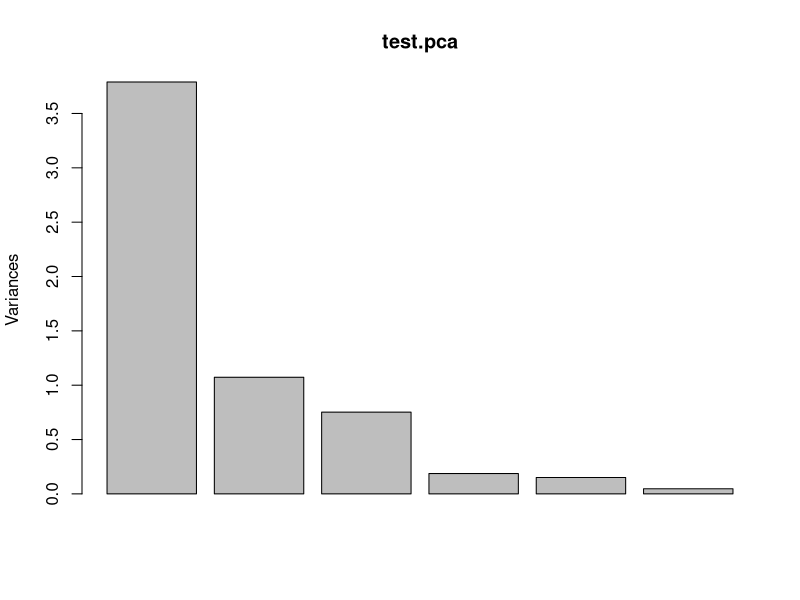
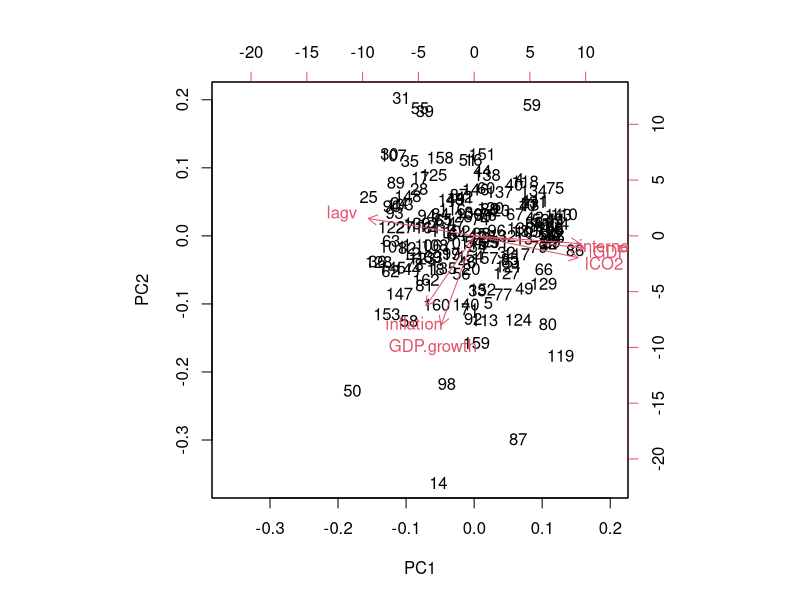
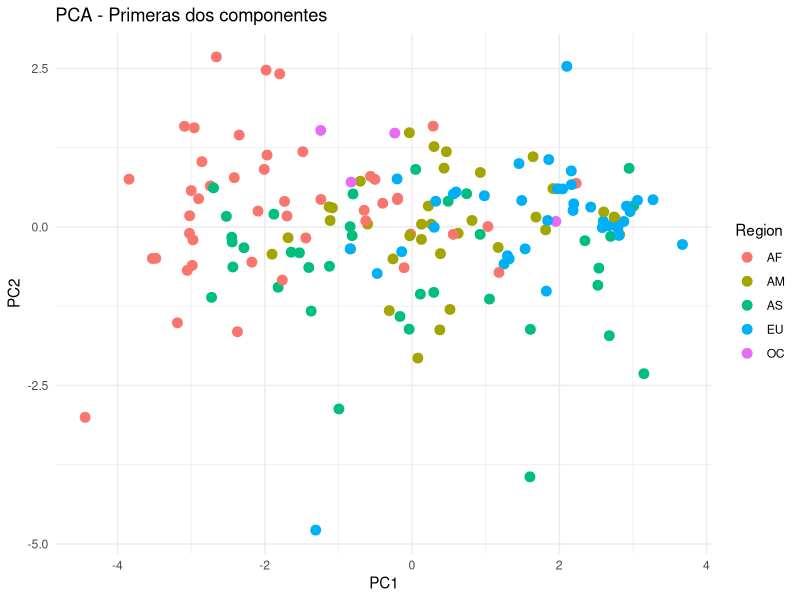

The R source for these figures, in order:
#importamos y observamos los csvos
csv <- read.csv("w2011.csv", sep = ";", dec=',', header = TRUE)
summary(csv)
str(csv)
head(csv)


# 1. Se desea predecir las emisiones de emisiones CO2 per cápita (lCO2), en función del resto
# de variables. Ajusta por el metodo de mínimos cuadrados el siguiente modelo de regresión
# múltiple: Y = β0 +β1X1 +β2X2 +β3X3 +β4X4 +β5X5 +β6X6 +ε donde: X1 = inflation;
# X2 = lGDPc; X3 = GDP.growth; X4 = internet y X5 = lagv

# a) Obtén los coeficientes estimados del modelo, así como intervalos de confianza al 95 %
# para los coeficientes del modelo. Calcula los valores ajustados del modelo y calcula la
# suma residual de cuadrados.

z <- lm(lCO2 ~ inflation + lGDPc + GDP.growth + internet + lagv, data = csv)

# COEFICIENTES
coef(z)

# COEFICIENTES MANUALES
X <- model.matrix(z)
n <- nrow(X);n
p <- ncol(X);p

XtXi <- solve(t(X) %*% X)
H <- X %*% XtXi %*% t(X)

y <- csv$lCO2
hbeta <- XtXi %*% t(X) %*% y
hbeta

# Los valores de internet, inflation y GDP.growth son muy pequeños, no deberían ser significantes.
# El valor de lGDPc es postivo y muy grande, indica que los paises ricos (con un alto PIB per cápita) tienen una mayor
# emisión de CO2 per cápita, lo que tendría sentido, ya que los países más pobres suelen contar con menor industria e
# infraestructura que siendo estos muy contaminantes. Un país plenamente dedicado a la ganadería y la agricultura, no
# debería tener tanta contaminación.
# Rl valor de lagv(% contribución de la Agricultura al PIB) sigue siendo importante y es negativo, esta relación no es
# tan fuerte, pero confirma lo dicho anteriormente, los países ricos suelen tener su economía basada principalmente en
# el sector secundario y terciario, los más pobres en el primario, como la agricultura,
# refuerza la conclusiones anteriores.

# SUMA RESIDUAL DE CUADRADOS
residuals(z) #obtenemos los residuos del problema
RSS <- sum(residuals(z)^2); RSS #suma residual de cuadrados

# SUMA DRESIDUAL DE CUADRADOS MANUAL
RSS <- t(y - X %*% hbeta) %*% (y - X %*% hbeta);RSS

# INTERVALOS DE CONFIANZA
confint(z)

# INTERVALOS DE CONFIANZA MANUALES
sigma2 <- RSS / (n - p)
sigma2

ET <- sqrt(rep(sigma2, length(diag(XtXi))) * diag(XtXi))
niv <- 0.95
t <- qt(1 - (1 - niv)/2, n - p)

betainf <- hbeta - t * ET #extremos inferiores de los intervalos de confianza para los coeficientes
betainf

betasup <- hbeta + t * ET #extremos superiores
betasup

# Estos valores representan el valor máximo y mínimo de cada una de las variables para el 95% de los datos, se toman los
# datos centrales, es decir, omitimos los 2,5% más bajos y más altos que suelen incluir valores más extremos.

# VALORES AJUSTADOS
fitted(z)

# VALORES AJUSTADOS MANUALES
yhat <- X %*% hbeta; yhat

# -------------------------------------------------------------------------------------------------------------------- #

# b) Calcula el valor del coeficiente de correlación de Pearson entre la variable respuesta Y
# y el predictor X1.

cor(csv$inflation, y = csv$lCO2, method = "pearson") #coeficiente de correlacion entre lCO2(y) y inflation(X1)

#La correlación es negativa, por lo que cuando la inflación es mayor hay una tendencia a que las emisiones de CO2 per cápita
# sean menores, aunque esta relación es débil.

# ∣r∣=0.215 -->  correlación débil
# Existe cierta asociación lineal negativa, no es fuerte ni dominante.

# La inflación tiene una ligera asociación inversa con las emisiones de CO₂ per cápita, pero es posiblemente
# no significativa o débilmente significativa.

# -------------------------------------------------------------------------------------------------------------------- #

# c) Define y calcula el coeficiente de correlación parcial entre X1 y X2, controlando por el
# resto de las variables explicativas.

#ajustamos el modelo lineal de inflation sobre las otras variables y calculamos los residuos
r_inf = residuals(lm(csv$inflation ~ csv$lCO2 + csv$GDP.growth + csv$internet + csv$lagv))
# ajustamos el modelo lineal de lGDPc sobre las mismas variables, obteniendo también los residuos
r_lGDPc = residuals(lm(csv$lGDPc ~ csv$lCO2 + csv$GDP.growth + csv$internet + csv$lagv))
#coeficiente de correlación entre los residuos de ambos ajustes
cor(r_inf, r_lGDPc) #-0.186524

# Podemos ver que el coeficiente es negativo, con lo que las conclusiones de una regresión múltiple coincidirían con
# las de una regresión múltiple para estas variables.
# El efecto de la inflación sobre el log de emisiones CO2 per cápita (lGDPc) es negativo.
# A mayor inflación menor será el log de emisiones CO2 per cápita.

# -------------------------------------------------------------------------------------------------------------------- #

# d) Considera un modelo reducido que contiene solo un subconjunto de las variables explicativas
# incluidas en el modelo completo. Formula y contrasta, mediante un test t, la
# hipótesis nula de que los coeficientes asociados a las variables excluidas son iguales a
# cero.

summary(z)

# Ajustamos el modelo reducido (Sin X4)
reduced_model <- lm(csv$lCO2 ~ csv$inflation + csv$lGDPc + csv$GDP.growth + csv$lagv)

# Resumen del modelo reducido
summary(reduced_model)

# Formulando la hipótesis de que el modelo podría explicar la misma varianza de lCO2 siendo su coeficiente X4 igual a 0,
# observamos que el p-valor mostrado en el summary full_model es < 2.2e-16, esto indica que las  probabilidades de que
# la hipótesis nula sea cierta son bajas, por lo que podríamos concluír que la variable X4 hace una aportación
# importante en nuestro modelo. Sin embargo, todavía podemos probar a eliminar X3, por ser una variable poco significativa.

# Ajustamos el modelo reducido (Sin X3)
reduced_model2 <- lm(csv$lCO2 ~ csv$inflation + csv$lGDPc + csv$internet + csv$lagv)

# Resumen del modelo reducido
summary(reduced_model2)

#Observamos lo mismo que en el caso anterior.

# Ajustamos el modelo reducido (Sin X3)
reduced_model3 <- lm(csv$lCO2 ~ csv$inflation + csv$lGDPc + csv$lagv)

# Resumen del modelo reducido
summary(reduced_model3)

#Tampoco nos beneficia eliminar ambas variables


# -------------------------------------------------------------------------------------------------------------------- #

# e) Compara el modelo completo con el modelo reducido mediante un test F.
# Expón claramente la hipótesis nula, calcula el estadístico de contraste, determina el valor crítico
# correspondiente y extrae las conclusiones en función del resultado del test.

# Para contrastar la variable excluida X4, usamos la función anova:
anova(reduced_model, z)

# Observamos que el p-valor es extremadamente bajo (igual que en el test-t), con
# esto anova nos está indicando que debemos ACEPTAR la hipótesis nula; es decir,
# la variable excluida (X4), resulta irrelevante para el ajuste del modelo.
# Se prefiere el modelo reducido (sin internet) por ser más simple y equivalente en poder explicativo.

#Estadístico de contraste = 7e-04
#Valor crítico = 0.9787

#En este caso el nivel crítico coincide con la significación del coeficiente asociado a X4,
#pues es la única variable que se suprime de un modelo al otro.

# -------------------------------------------------------------------------------------------------------------------- #

# f) Compara el coeficiente de determinación ajustado para ambos modelos.

summary(reduced_model) # R^2 = 0.7999
summary(z) # R^2 = 0.7986

# Al comprobar los coeficientes de determinación de ambos modelos, podemos comprobar
# que el modelo modelo reducido explica un poco mejor la varianza de inflation (0.7999 > 0.7986),

# Compara todos los resultados que obtienes con sus versiones manuales, verifica que coinciden e interpeta los resultados (2.5 ptos).

# ==================================================================================================================== #

# 2. Calcula las componentes principales de las variables numéricas (excepto country y Region)
# e interpreta aquellas que conjuntamente expliquen al menos un 90 % de la variabilidad total.
# Dibuja las dos primeras componentes principales en función del continente (Region) (1.5ptos).

# Excluye las variables categóricas
numeric_data <- csv[, !(names(csv) %in% c("country", "Region"))]

# Nos aseguramos de que todo sea numérico
numeric_data <- data.frame(lapply(numeric_data, as.numeric))

# Eliminamos filas con NA
numeric_data <- na.omit(numeric_data)

#Calculamos componentes principales
test.pca <- prcomp(numeric_data, scale. = TRUE)
#estandarizamos las variables con scale = TRUE para que todas pesen igual en el análisis PCA, ya que se
#encuentran en distintas escalas(unidades).
summary(test.pca)

#Empleamos prcomp() porque los datos tienen diferentes unidades de medida.
#Vemos como las primeras 3 componentes tienen la desviación estándar más alta, lo que significa
#que son las que que más variabilidad explican en los datos. Por el contrario, las componentes
#finales, especialmente la 6, tienen la desviación estándar más baja, lo que indica que capturan
#muy poca variabilidad.
#Con las primeras 3 componentes alcanzamos el 93.58% de la variabilidad

screeplot(test.pca)

# Tomamos los 3 componentes principales aunque podemos observar que el codo ya se forma en el paso de la primera a la
# segunda componente. También se aprecia un salto importante desde la tercera componente a la cuarta, pasando de un
# 12,54% a un 3,121%, claramente se reduce considerablemente el porcentaje de varianza.

names(test.pca)

#Seleccionamos solo las componentes que necesitamos
test.pca$rotation[,1:3]

biplot(test.pca)

# Observamos como los valores son positivos en el primer componente para lCO2, lGDPc e internet
# Esto indica que están positivamente correlacionados con el primer componente (lCO2), y por lo tanto
# tienden a aumentar en la misma dirección, mientras que el resto de  componentes contribuyen en la dirección
# opuesta a este primer componente. Claramente el primer componente refleja a paises más desarrolados, ya que tienen un
# mayor PIB per cápita, internet y emisiones de C02, se representa claramente un país rico, con industria e infraestructuras.
# también relaciona los países pobres con una mayor inflacción, un mayor crecimiento del PIB y un mayor porcentaje de
# agricultura sobre el PIB, claramente reflejando la estrucutra económica de países en vía de desarrollo.

# La segunda componente es más complicada de interpretar pero parece relacionar la inflación con el crecimiento del PIB
# lo que tendría sentido ya que un aumento de las capacidades financieras de la población también deriva e un aumento del
# precio de  los productos.

# Añadimos la región al resultado del PCA
pca_data <- data.frame(test.pca$x[, 1:2], Region = csv$Region)

library(ggplot2)

ggplot(pca_data, aes(x = PC1, y = PC2, color = Region)) +
  geom_point(size = 3) +
  labs(title = "PCA - Primeras dos componentes", x = "PC1", y = "PC2") +
  theme_minimal()

# Este gráfico muestra una representación de los países proyectados en las dos primeras componentes
# principales (PC1 y PC2), coloreados según su continente (Region), lo que nos permite identificar patrones
# regionales y agrupamientos.

# PC1 capta el eje desarrollo económico y separa claramente regiones como Europa y África.
# Europa y Oceanía se agrupan a la derecha, lo que implica un alto desarrollo,(en el caso de oceanía seguramente
# por la importancia de Australia y Nueva Zelanda en la economía de la región) por el contrario, África y
# parte de Asia están a la izquierda por contar con un desarrollo inferior.
# Además, América y Asia tienen diversidad interna alta, pues incluyen tanto países ricos como pobres.
